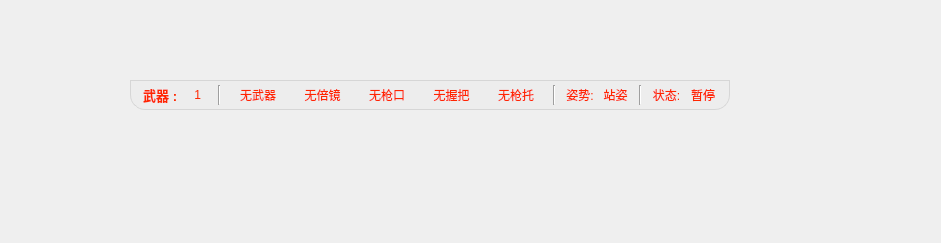
<?xml version="1.0" encoding="UTF-8"?>
<ui version="4.0">
 <class>MainWindow</class>
 <widget class="QMainWindow" name="MainWindow">
  <property name="geometry">
   <rect>
    <x>0</x>
    <y>0</y>
    <width>941</width>
    <height>243</height>
   </rect>
  </property>
  <property name="windowTitle">
   <string>MainWindow</string>
  </property>
  <widget class="QWidget" name="centralwidget">
   <widget class="QWidget" name="widget" native="true">
    <property name="geometry">
     <rect>
      <x>130</x>
      <y>80</y>
      <width>600</width>
      <height>30</height>
     </rect>
    </property>
    <property name="minimumSize">
     <size>
      <width>600</width>
      <height>30</height>
     </size>
    </property>
    <property name="maximumSize">
     <size>
      <width>600</width>
      <height>30</height>
     </size>
    </property>
    <property name="styleSheet">
     <string notr="true">#widget{
	border: 1px solid rgb(214,214,214);
	background-color: rgba(235, 235, 235, 143);
	border-bottom-left-radius: 15px;
	border-bottom-right-radius: 15px;
}
QPushButton{
	color: rgb(255, 38, 0);
	font: 700 10pt;
}
Line{
	border: 1px solid rgb(255, 255, 255);
	background-color: rgb(255, 255, 255);
}</string>
    </property>
    <layout class="QHBoxLayout" name="horizontalLayout">
     <property name="spacing">
      <number>0</number>
     </property>
     <property name="leftMargin">
      <number>5</number>
     </property>
     <property name="topMargin">
      <number>5</number>
     </property>
     <property name="rightMargin">
      <number>5</number>
     </property>
     <property name="bottomMargin">
      <number>5</number>
     </property>
     <item>
      <widget class="QFrame" name="frame">
       <property name="sizePolicy">
        <sizepolicy hsizetype="Expanding" vsizetype="Preferred">
         <horstretch>1</horstretch>
         <verstretch>0</verstretch>
        </sizepolicy>
       </property>
       <property name="styleSheet">
        <string notr="true">#frame{
	border: none;
}</string>
       </property>
       <property name="frameShape">
        <enum>QFrame::Shape::StyledPanel</enum>
       </property>
       <property name="frameShadow">
        <enum>QFrame::Shadow::Raised</enum>
       </property>
       <layout class="QHBoxLayout" name="horizontalLayout_2">
        <property name="spacing">
         <number>0</number>
        </property>
        <property name="leftMargin">
         <number>0</number>
        </property>
        <property name="topMargin">
         <number>0</number>
        </property>
        <property name="rightMargin">
         <number>0</number>
        </property>
        <property name="bottomMargin">
         <number>0</number>
        </property>
        <item>
         <spacer name="horizontalSpacer_7">
          <property name="orientation">
           <enum>Qt::Orientation::Horizontal</enum>
          </property>
          <property name="sizeHint" stdset="0">
           <size>
            <width>8</width>
            <height>17</height>
           </size>
          </property>
         </spacer>
        </item>
        <item>
         <widget class="QPushButton" name="pushButton">
          <property name="sizePolicy">
           <sizepolicy hsizetype="Minimum" vsizetype="Fixed">
            <horstretch>1</horstretch>
            <verstretch>0</verstretch>
           </sizepolicy>
          </property>
          <property name="font">
           <font>
            <pointsize>10</pointsize>
            <italic>false</italic>
            <bold>true</bold>
            <kerning>false</kerning>
           </font>
          </property>
          <property name="styleSheet">
           <string notr="true">#pushButton{
	border: none;
}</string>
          </property>
          <property name="text">
           <string>武器 : </string>
          </property>
         </widget>
        </item>
        <item>
         <spacer name="horizontalSpacer_8">
          <property name="orientation">
           <enum>Qt::Orientation::Horizontal</enum>
          </property>
          <property name="sizeHint" stdset="0">
           <size>
            <width>1</width>
            <height>17</height>
           </size>
          </property>
         </spacer>
        </item>
        <item>
         <widget class="QPushButton" name="pushButton_11">
          <property name="sizePolicy">
           <sizepolicy hsizetype="Minimum" vsizetype="Fixed">
            <horstretch>1</horstretch>
            <verstretch>0</verstretch>
           </sizepolicy>
          </property>
          <property name="styleSheet">
           <string notr="true">#pushButton_11{
	border: none;
}</string>
          </property>
          <property name="text">
           <string> 1</string>
          </property>
         </widget>
        </item>
        <item>
         <spacer name="horizontalSpacer_9">
          <property name="orientation">
           <enum>Qt::Orientation::Horizontal</enum>
          </property>
          <property name="sizeHint" stdset="0">
           <size>
            <width>8</width>
            <height>17</height>
           </size>
          </property>
         </spacer>
        </item>
       </layout>
      </widget>
     </item>
     <item>
      <widget class="Line" name="line">
       <property name="styleSheet">
        <string notr="true"/>
       </property>
       <property name="lineWidth">
        <number>1</number>
       </property>
       <property name="orientation">
        <enum>Qt::Orientation::Vertical</enum>
       </property>
      </widget>
     </item>
     <item>
      <widget class="QFrame" name="frame_2">
       <property name="sizePolicy">
        <sizepolicy hsizetype="Expanding" vsizetype="Preferred">
         <horstretch>4</horstretch>
         <verstretch>0</verstretch>
        </sizepolicy>
       </property>
       <property name="styleSheet">
        <string notr="true">#frame_2{
	border: none;
}</string>
       </property>
       <property name="frameShape">
        <enum>QFrame::Shape::StyledPanel</enum>
       </property>
       <property name="frameShadow">
        <enum>QFrame::Shadow::Raised</enum>
       </property>
       <layout class="QHBoxLayout" name="horizontalLayout_3">
        <property name="spacing">
         <number>0</number>
        </property>
        <property name="leftMargin">
         <number>0</number>
        </property>
        <property name="topMargin">
         <number>0</number>
        </property>
        <property name="rightMargin">
         <number>0</number>
        </property>
        <property name="bottomMargin">
         <number>0</number>
        </property>
        <item>
         <spacer name="horizontalSpacer">
          <property name="orientation">
           <enum>Qt::Orientation::Horizontal</enum>
          </property>
          <property name="sizeHint" stdset="0">
           <size>
            <width>10</width>
            <height>17</height>
           </size>
          </property>
         </spacer>
        </item>
        <item>
         <widget class="QPushButton" name="pushButton_2">
          <property name="sizePolicy">
           <sizepolicy hsizetype="Minimum" vsizetype="Fixed">
            <horstretch>1</horstretch>
            <verstretch>0</verstretch>
           </sizepolicy>
          </property>
          <property name="styleSheet">
           <string notr="true">#pushButton_2{
	border: none;
}</string>
          </property>
          <property name="text">
           <string>无武器</string>
          </property>
         </widget>
        </item>
        <item>
         <spacer name="horizontalSpacer_2">
          <property name="orientation">
           <enum>Qt::Orientation::Horizontal</enum>
          </property>
          <property name="sizeHint" stdset="0">
           <size>
            <width>10</width>
            <height>17</height>
           </size>
          </property>
         </spacer>
        </item>
        <item>
         <widget class="QPushButton" name="pushButton_3">
          <property name="sizePolicy">
           <sizepolicy hsizetype="Minimum" vsizetype="Fixed">
            <horstretch>1</horstretch>
            <verstretch>0</verstretch>
           </sizepolicy>
          </property>
          <property name="styleSheet">
           <string notr="true">#pushButton_3{
	border: none;
}</string>
          </property>
          <property name="text">
           <string>无倍镜</string>
          </property>
         </widget>
        </item>
        <item>
         <spacer name="horizontalSpacer_3">
          <property name="orientation">
           <enum>Qt::Orientation::Horizontal</enum>
          </property>
          <property name="sizeHint" stdset="0">
           <size>
            <width>10</width>
            <height>17</height>
           </size>
          </property>
         </spacer>
        </item>
        <item>
         <widget class="QPushButton" name="pushButton_4">
          <property name="sizePolicy">
           <sizepolicy hsizetype="Minimum" vsizetype="Fixed">
            <horstretch>1</horstretch>
            <verstretch>0</verstretch>
           </sizepolicy>
          </property>
          <property name="styleSheet">
           <string notr="true">#pushButton_4{
	border: none;
}</string>
          </property>
          <property name="text">
           <string>无枪口</string>
          </property>
         </widget>
        </item>
        <item>
         <spacer name="horizontalSpacer_4">
          <property name="orientation">
           <enum>Qt::Orientation::Horizontal</enum>
          </property>
          <property name="sizeHint" stdset="0">
           <size>
            <width>10</width>
            <height>17</height>
           </size>
          </property>
         </spacer>
        </item>
        <item>
         <widget class="QPushButton" name="pushButton_5">
          <property name="sizePolicy">
           <sizepolicy hsizetype="Minimum" vsizetype="Fixed">
            <horstretch>1</horstretch>
            <verstretch>0</verstretch>
           </sizepolicy>
          </property>
          <property name="styleSheet">
           <string notr="true">#pushButton_5{
	border: none;
}</string>
          </property>
          <property name="text">
           <string>无握把</string>
          </property>
         </widget>
        </item>
        <item>
         <spacer name="horizontalSpacer_5">
          <property name="orientation">
           <enum>Qt::Orientation::Horizontal</enum>
          </property>
          <property name="sizeHint" stdset="0">
           <size>
            <width>10</width>
            <height>17</height>
           </size>
          </property>
         </spacer>
        </item>
        <item>
         <widget class="QPushButton" name="pushButton_6">
          <property name="sizePolicy">
           <sizepolicy hsizetype="Minimum" vsizetype="Fixed">
            <horstretch>1</horstretch>
            <verstretch>0</verstretch>
           </sizepolicy>
          </property>
          <property name="styleSheet">
           <string notr="true">#pushButton_6{
	border: none;
}</string>
          </property>
          <property name="text">
           <string>无枪托</string>
          </property>
         </widget>
        </item>
        <item>
         <spacer name="horizontalSpacer_6">
          <property name="orientation">
           <enum>Qt::Orientation::Horizontal</enum>
          </property>
          <property name="sizeHint" stdset="0">
           <size>
            <width>10</width>
            <height>17</height>
           </size>
          </property>
         </spacer>
        </item>
       </layout>
      </widget>
     </item>
     <item>
      <widget class="Line" name="line_2">
       <property name="orientation">
        <enum>Qt::Orientation::Vertical</enum>
       </property>
      </widget>
     </item>
     <item>
      <widget class="QFrame" name="frame_3">
       <property name="sizePolicy">
        <sizepolicy hsizetype="Expanding" vsizetype="Preferred">
         <horstretch>1</horstretch>
         <verstretch>0</verstretch>
        </sizepolicy>
       </property>
       <property name="styleSheet">
        <string notr="true">#frame_3{
	border: none;
}</string>
       </property>
       <property name="frameShape">
        <enum>QFrame::Shape::StyledPanel</enum>
       </property>
       <property name="frameShadow">
        <enum>QFrame::Shadow::Raised</enum>
       </property>
       <layout class="QHBoxLayout" name="horizontalLayout_4">
        <property name="spacing">
         <number>0</number>
        </property>
        <property name="leftMargin">
         <number>0</number>
        </property>
        <property name="topMargin">
         <number>0</number>
        </property>
        <property name="rightMargin">
         <number>0</number>
        </property>
        <property name="bottomMargin">
         <number>0</number>
        </property>
        <item>
         <spacer name="horizontalSpacer_10">
          <property name="orientation">
           <enum>Qt::Orientation::Horizontal</enum>
          </property>
          <property name="sizeHint" stdset="0">
           <size>
            <width>6</width>
            <height>17</height>
           </size>
          </property>
         </spacer>
        </item>
        <item>
         <widget class="QPushButton" name="pushButton_7">
          <property name="sizePolicy">
           <sizepolicy hsizetype="Minimum" vsizetype="Fixed">
            <horstretch>1</horstretch>
            <verstretch>0</verstretch>
           </sizepolicy>
          </property>
          <property name="styleSheet">
           <string notr="true">#pushButton_7{
	border: none;
}</string>
          </property>
          <property name="text">
           <string>姿势:</string>
          </property>
         </widget>
        </item>
        <item>
         <spacer name="horizontalSpacer_11">
          <property name="orientation">
           <enum>Qt::Orientation::Horizontal</enum>
          </property>
          <property name="sizeHint" stdset="0">
           <size>
            <width>0</width>
            <height>17</height>
           </size>
          </property>
         </spacer>
        </item>
        <item>
         <widget class="QPushButton" name="pushButton_12">
          <property name="sizePolicy">
           <sizepolicy hsizetype="Minimum" vsizetype="Fixed">
            <horstretch>1</horstretch>
            <verstretch>0</verstretch>
           </sizepolicy>
          </property>
          <property name="styleSheet">
           <string notr="true">#pushButton_12{
	border: none;
}</string>
          </property>
          <property name="text">
           <string>站姿</string>
          </property>
         </widget>
        </item>
        <item>
         <spacer name="horizontalSpacer_12">
          <property name="orientation">
           <enum>Qt::Orientation::Horizontal</enum>
          </property>
          <property name="sizeHint" stdset="0">
           <size>
            <width>6</width>
            <height>17</height>
           </size>
          </property>
         </spacer>
        </item>
       </layout>
      </widget>
     </item>
     <item>
      <widget class="Line" name="line_3">
       <property name="orientation">
        <enum>Qt::Orientation::Vertical</enum>
       </property>
      </widget>
     </item>
     <item>
      <widget class="QFrame" name="frame_4">
       <property name="sizePolicy">
        <sizepolicy hsizetype="Expanding" vsizetype="Preferred">
         <horstretch>1</horstretch>
         <verstretch>0</verstretch>
        </sizepolicy>
       </property>
       <property name="styleSheet">
        <string notr="true">#frame_4{
	border: none;
}</string>
       </property>
       <property name="frameShape">
        <enum>QFrame::Shape::StyledPanel</enum>
       </property>
       <property name="frameShadow">
        <enum>QFrame::Shadow::Raised</enum>
       </property>
       <layout class="QHBoxLayout" name="horizontalLayout_5">
        <property name="spacing">
         <number>0</number>
        </property>
        <property name="leftMargin">
         <number>0</number>
        </property>
        <property name="topMargin">
         <number>0</number>
        </property>
        <property name="rightMargin">
         <number>0</number>
        </property>
        <property name="bottomMargin">
         <number>0</number>
        </property>
        <item>
         <spacer name="horizontalSpacer_13">
          <property name="orientation">
           <enum>Qt::Orientation::Horizontal</enum>
          </property>
          <property name="sizeHint" stdset="0">
           <size>
            <width>6</width>
            <height>17</height>
           </size>
          </property>
         </spacer>
        </item>
        <item>
         <widget class="QPushButton" name="pushButton_8">
          <property name="sizePolicy">
           <sizepolicy hsizetype="Minimum" vsizetype="Fixed">
            <horstretch>1</horstretch>
            <verstretch>0</verstretch>
           </sizepolicy>
          </property>
          <property name="styleSheet">
           <string notr="true">#pushButton_8{
	border: none;
}</string>
          </property>
          <property name="text">
           <string>状态:</string>
          </property>
         </widget>
        </item>
        <item>
         <spacer name="horizontalSpacer_14">
          <property name="orientation">
           <enum>Qt::Orientation::Horizontal</enum>
          </property>
          <property name="sizeHint" stdset="0">
           <size>
            <width>0</width>
            <height>17</height>
           </size>
          </property>
         </spacer>
        </item>
        <item>
         <widget class="QPushButton" name="pushButton_9">
          <property name="sizePolicy">
           <sizepolicy hsizetype="Minimum" vsizetype="Fixed">
            <horstretch>1</horstretch>
            <verstretch>0</verstretch>
           </sizepolicy>
          </property>
          <property name="styleSheet">
           <string notr="true">#pushButton_9{
	border: none;
}</string>
          </property>
          <property name="text">
           <string>暂停</string>
          </property>
         </widget>
        </item>
        <item>
         <spacer name="horizontalSpacer_15">
          <property name="orientation">
           <enum>Qt::Orientation::Horizontal</enum>
          </property>
          <property name="sizeHint" stdset="0">
           <size>
            <width>4</width>
            <height>17</height>
           </size>
          </property>
         </spacer>
        </item>
       </layout>
      </widget>
     </item>
    </layout>
   </widget>
  </widget>
 </widget>
 <resources/>
 <connections/>
</ui>
